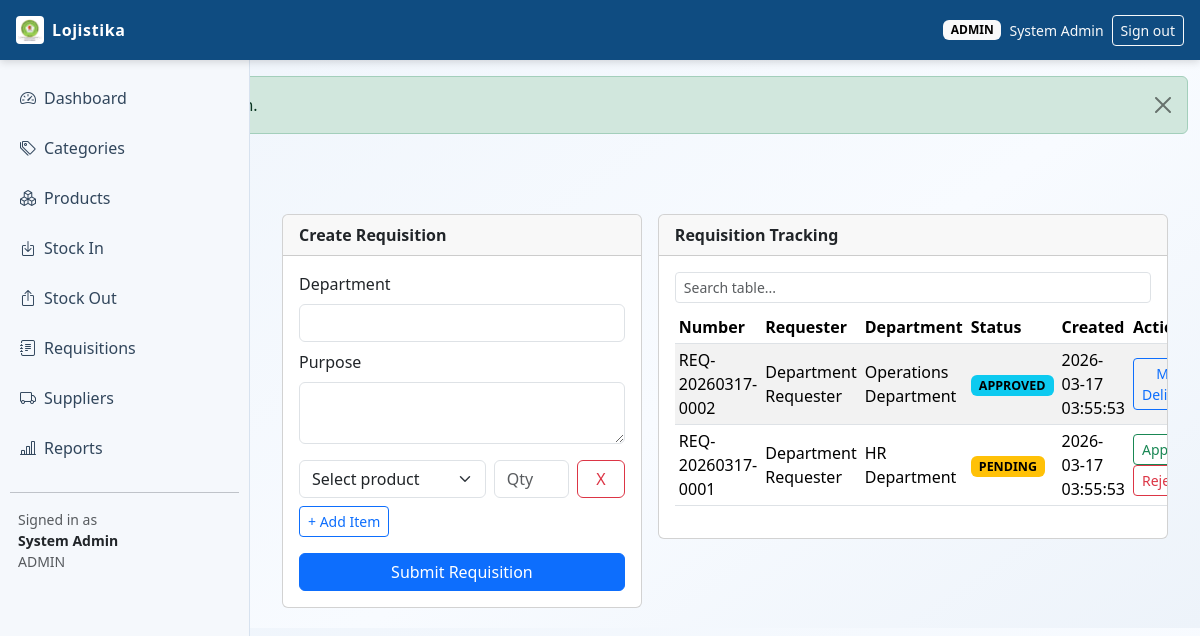
Page /index.php?page=requisitions (signed in) on the committed database.
### tables this page shows
CREATE TABLE requisitions (
    id INT UNSIGNED AUTO_INCREMENT PRIMARY KEY,
    req_number VARCHAR(30) NOT NULL,
    requester_id INT UNSIGNED NOT NULL,
    department VARCHAR(120) NOT NULL,
    purpose VARCHAR(255) NULL,
    status ENUM('pending', 'approved', 'rejected', 'delivered', 'cancelled') NOT NULL DEFAULT 'pending',
    approved_by INT UNSIGNED NULL,
    approved_at DATETIME NULL,
    delivered_by INT UNSIGNED NULL,
    delivered_at DATETIME NULL,
    rejection_reason VARCHAR(255) NULL,
    created_at TIMESTAMP NOT NULL DEFAULT CURRENT_TIMESTAMP,
    updated_at TIMESTAMP NOT NULL DEFAULT CURRENT_TIMESTAMP ON UPDATE CURRENT_TIMESTAMP,
    CONSTRAINT uq_requisitions_req_number UNIQUE (req_number),
    CONSTRAINT fk_requisitions_requester FOREIGN KEY (requester_id) REFERENCES users(id) ON DELETE RESTRICT,
    CONSTRAINT fk_requisitions_approved_by FOREIGN KEY (approved_by) REFERENCES users(id) ON DELETE SET NULL,
    CONSTRAINT fk_requisitions_delivered_by FOREIGN KEY (delivered_by) REFERENCES users(id) ON DELETE SET NULL
);

CREATE TABLE users (
    id INT UNSIGNED AUTO_INCREMENT PRIMARY KEY,
    full_name VARCHAR(120) NOT NULL,
    email VARCHAR(120) NOT NULL UNIQUE,
    password_hash VARCHAR(255) NOT NULL,
    role ENUM('admin', 'warehouse', 'requester') NOT NULL,
    is_active TINYINT(1) NOT NULL DEFAULT 1,
    created_at TIMESTAMP NOT NULL DEFAULT CURRENT_TIMESTAMP,
    updated_at TIMESTAMP NOT NULL DEFAULT CURRENT_TIMESTAMP ON UPDATE CURRENT_TIMESTAMP
);

### config/db_connect.php (called while the page is built, shortened)
<?php
function env_value(array $keys, string $default = ''): string
{
    return $default;
}
function file_db_config(): array
{
    $filePath = __DIR__ . DIRECTORY_SEPARATOR . 'db_credentials.php';
    $config = require $filePath;
    return is_array($config) ? $config : [];
}
function db_config(): array
{
    $fileConfig = file_db_config();
    return [
        'host' => env_value(['DB_HOST', 'MYSQL_HOST', 'DATABASE_HOST'], (string) ($fileConfig['host'] ?? '127.0.0.1')),
        'port' => (int) env_value(['DB_PORT', 'MYSQL_PORT', 'DATABASE_PORT'], (string) ($fileConfig['port'] ?? '3306')),
        'user' => env_value(['DB_USER', 'MYSQL_USER', 'DATABASE_USER'], (string) ($fileConfig['user'] ?? 'root')),
        'pass' => env_value(['DB_PASS', 'MYSQL_PASSWORD', 'DATABASE_PASSWORD'], (string) ($fileConfig['pass'] ?? '')),
        'name' => env_value(['DB_NAME', 'MYSQL_DATABASE', 'DATABASE_NAME'], (string) ($fileConfig['name'] ?? 'logistics_lms')),
    ];
}
function db_connect(): mysqli
{
    static $conn = null;
    if ($conn instanceof mysqli) {
        return $conn;
    }
    $cfg = db_config();
    try {
        $conn = new mysqli($cfg['host'], $cfg['user'], $cfg['pass'], $cfg['name'], $cfg['port']);
    } catch (mysqli_sql_exception $e) {
        http_response_code(500);
        if (stripos($e->getMessage(), 'Unknown database') !== false) {
            $sqlFile = dirname(__DIR__) . DIRECTORY_SEPARATOR . 'database.sql';
            $message = 'Database "' . $cfg['name'] . '" does not exist. Import the project SQL file first.';
            if (is_file($sqlFile)) {
                $message .= ' Expected file: ' . $sqlFile;
            }
            exit($message);
        }
        if (stripos($e->getMessage(), 'Access denied for user') !== false) {
            $configFile = __DIR__ . DIRECTORY_SEPARATOR . 'db_credentials.php';
            $message = 'Database login failed for user "' . $cfg['user'] . '" at host "' . $cfg['host'] . '".';
            $message .= ' Set hosting credentials via environment variables or create: ' . $configFile;
            exit($message);
        }
        exit('Database connection failed: ' . $e->getMessage());
    }
    $conn->set_charset('utf8mb4');
    return $conn;
}

### config/helpers.php (called while the page is built, shortened)
<?php
require_once __DIR__ . '/db_connect.php';
function db(): mysqli
{
    return db_connect();
}
function h(?string $value): string
{
    return htmlspecialchars((string) $value, ENT_QUOTES, 'UTF-8');
}
function current_user(): ?array
{
    return $_SESSION['user'] ?? null;
}
function has_role(array $roles): bool
{
    $user = current_user();
    return in_array($user['role'], $roles, true);
}

### modules/requisitions/index.php (the view, shortened to what this page needs)
<?php
$where = '';
$listSql = "SELECT r.*, u.full_name AS requester_name
            FROM requisitions r
            INNER JOIN users u ON u.id = r.requester_id
            {$where}
            ORDER BY r.id DESC
            LIMIT 30";
$requisitions = db()->query($listSql);
function status_badge(string $status): string
{
    $map = [
        'pending' => 'text-bg-warning',
        'approved' => 'text-bg-info',
        'rejected' => 'text-bg-danger',
        'delivered' => 'text-bg-success',
        'cancelled' => 'text-bg-secondary',
    ];
    return $map[$status] ?? 'text-bg-secondary';
}
?>
<div class="container-fluid">
    <div class="row g-3">
        <div class="col-lg-5">
            <div class="card">
                <div class="card-header fw-semibold">Create Requisition</div>
                <div class="card-body">
                    <form method="post">
                        <div class="mb-2">
                            <label class="form-label">Department</label>
                            <input type="text" class="form-control" name="department" required>
                        </div>
                        <div class="mb-3">
                            <label class="form-label">Purpose</label>
                            <textarea class="form-control" name="purpose" rows="2"></textarea>
                        </div>
                        <div id="requisition-items">
                            <div class="row g-2 req-item-row mb-2">
                                <div class="col-7">
                                    <select class="form-select" name="product_id[]" required>
                                        <option value="">Select product</option>
                                    </select>
                                </div>
                                <div class="col-3">
                                    <input type="number" step="0.01" min="0.01" class="form-control" name="quantity_requested[]" placeholder="Qty" required>
                                </div>
                                <div class="col-2 d-flex">
                                    <button type="button" class="btn btn-outline-danger remove-item-row w-100">X</button>
                                </div>
                            </div>
                        </div>
                        <button type="button" class="btn btn-sm btn-outline-primary mb-3" id="add-item-row">+ Add Item</button>
                        <button type="submit" class="btn btn-primary w-100">Submit Requisition</button>
                    </form>
                </div>
            </div>
        </div>
        <div class="col-lg-7">
            <div class="card">
                <div class="card-header fw-semibold">Requisition Tracking</div>
                <div class="card-body table-responsive">
                    <input type="text" class="form-control form-control-sm mb-2" placeholder="Search table..." data-table-search="reqTable">
                    <table id="reqTable" class="table table-sm table-striped align-middle">
                        <thead>
                        <tr>
                            <th>Number</th>
                            <th>Requester</th>
                            <th>Department</th>
                            <th>Status</th>
                            <th>Created</th>
                            <th>Action</th>
                        </tr>
                        </thead>
                        <tbody>
                        <?php while ($r = $requisitions->fetch_assoc()): ?>
                            <tr>
                                <td><?= h($r['req_number']) ?></td>
                                <td><?= h($r['requester_name']) ?></td>
                                <td><?= h($r['department']) ?></td>
                                <td><span class="badge badge-status <?= status_badge($r['status']) ?>"><?= strtoupper(h($r['status'])) ?></span></td>
                                <td><?= h($r['created_at']) ?></td>
                                <td>
                                    <?php if ($r['status'] === 'pending' && has_role(['admin'])): ?>
                                        <form method="post" class="d-inline">
                                            <button class="btn btn-sm btn-outline-success">Approve</button>
                                        </form>
                                        <form method="post" class="d-inline">
                                            <button class="btn btn-sm btn-outline-danger">Reject</button>
                                        </form>
                                    <?php endif; ?>
                                    <?php if ($r['status'] === 'approved' && has_role(['admin', 'warehouse'])): ?>
                                        <form method="post" class="d-inline">
                                            <button class="btn btn-sm btn-outline-primary">Mark Delivered</button>
                                        </form>
                                    <?php endif; ?>
                                </td>
                            </tr>
                        <?php endwhile; ?>
                        </tbody>
                    </table>
                </div>
            </div>
        </div>
    </div>
</div>

### assets/css/style.css (style rules this page uses)
:root { --lms-header: #0f4c81; --lms-sidebar: #f5f8fc; --lms-accent: #1f6fb2; --lms-text: #1c2733; --lms-border: #d7e2ef; }
body { font-family: "Segoe UI", Tahoma, Geneva, Verdana, sans-serif; background: linear-gradient(145deg, #eef4fb 0%, #f8fbff 60%, #edf3fa 100%); color: var(--lms-text); }
.table thead { background: #edf4fb; }
.badge-status { font-size: 0.78rem; }

### rows in the picture
requisitions: req_number "REQ-20260317-0002", requester.full_name "Department Requester", department "Operations Department", status "APPROVED", created_at "2026-03-17 03:55:53"
requisitions: req_number "REQ-20260317-0001", requester.full_name "Department Requester", department "HR Department", status "PENDING", created_at "2026-03-17 03:55:53"

### other values in the picture
$user['role'] "ADMIN"
$user['full_name'] "System Admin"
